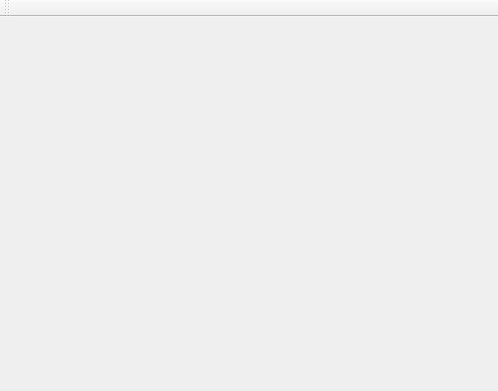
<?xml version="1.0" encoding="UTF-8"?>
<ui version="4.0">
 <class>PrintPreviewDialog</class>
 <widget class="QMainWindow" name="PrintPreviewDialog">
  <property name="geometry">
   <rect>
    <x>0</x>
    <y>0</y>
    <width>498</width>
    <height>391</height>
   </rect>
  </property>
  <property name="windowTitle">
   <string>MainWindow</string>
  </property>
  <widget class="QWidget" name="centralwidget"/>
  <widget class="QToolBar" name="toolBar">
   <property name="windowTitle">
    <string>toolBar</string>
   </property>
   <attribute name="toolBarArea">
    <enum>TopToolBarArea</enum>
   </attribute>
   <attribute name="toolBarBreak">
    <bool>false</bool>
   </attribute>
  </widget>
 </widget>
 <resources/>
 <connections/>
</ui>
